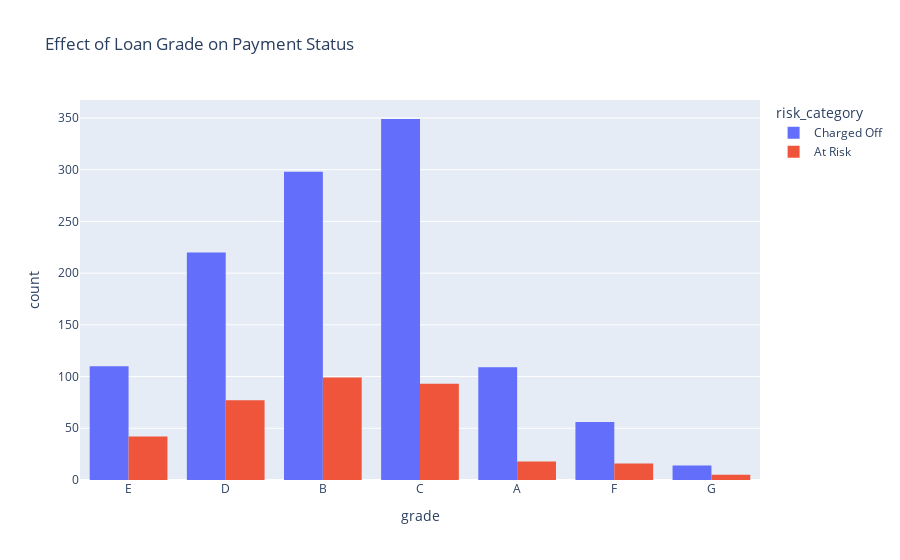
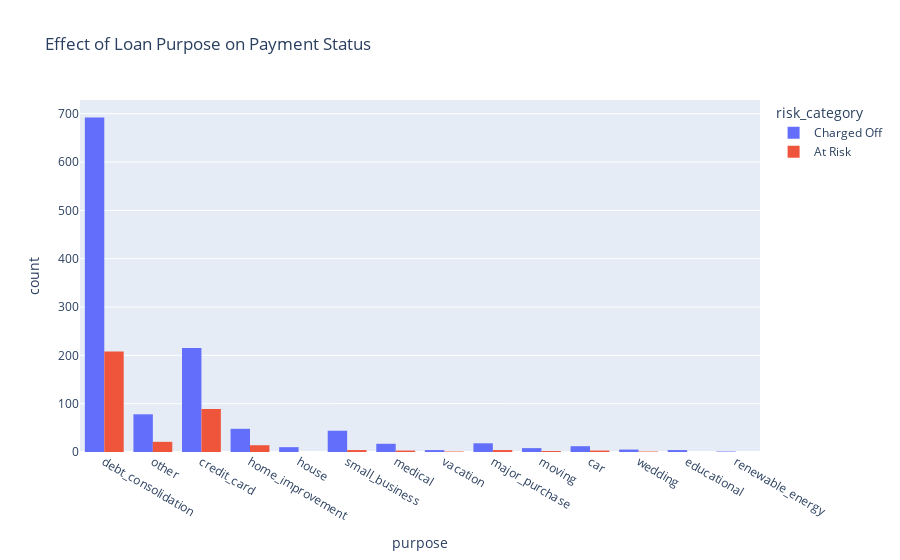
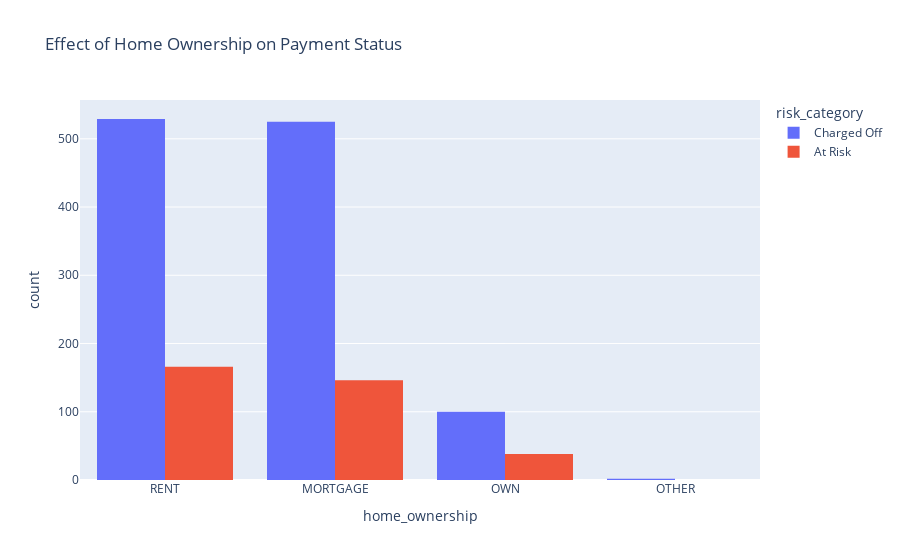

Notebook code for these charts, in order:
### Markdown cell above
#### Indicators of loss

### Code cell
from data_visualiser import DataVisualiser

analysis = DataVisualiser(df)
analysis.loan_indicators()

### Figure 1 — Plotly figure (JSON) as saved in the notebook; plotly's stock layout.template omitted (floating-point values rounded to 4 significant figures; data arrays with more than 128 entries replaced by an {"elided": "..."} marker saying what was removed)
{"data": [{"alignmentgroup": "True", "bingroup": "x", "hovertemplate": "risk_category=Charged Off<br>grade=%{x}<br>count=%{y}<extra></extra>", "legendgroup": "Charged Off", "marker": {"color": "#636efa", "pattern": {"shape": ""}}, "name": "Charged Off", "offsetgroup": "Charged Off", "orientation": "v", "showlegend": true, "type": "histogram", "x": {"elided": "1156 str values"}, "xaxis": "x", "yaxis": "y"}, {"alignmentgroup": "True", "bingroup": "x", "hovertemplate": "risk_category=At Risk<br>grade=%{x}<br>count=%{y}<extra></extra>", "legendgroup": "At Risk", "marker": {"color": "#EF553B", "pattern": {"shape": ""}}, "name": "At Risk", "offsetgroup": "At Risk", "orientation": "v", "showlegend": true, "type": "histogram", "x": {"elided": "350 str values"}, "xaxis": "x", "yaxis": "y"}], "layout": {"barmode": "group", "legend": {"title": {"text": "risk_category"}, "tracegroupgap": 0}, "title": {"text": "Effect of Loan Grade on Payment Status"}, "xaxis": {"anchor": "y", "domain": [0, 1], "title": {"text": "grade"}}, "yaxis": {"anchor": "x", "domain": [0, 1], "title": {"text": "count"}}}}

### Figure 2 — Plotly figure (JSON) as saved in the notebook; plotly's stock layout.template omitted (floating-point values rounded to 4 significant figures; data arrays with more than 128 entries replaced by an {"elided": "..."} marker saying what was removed)
{"data": [{"alignmentgroup": "True", "bingroup": "x", "hovertemplate": "risk_category=Charged Off<br>purpose=%{x}<br>count=%{y}<extra></extra>", "legendgroup": "Charged Off", "marker": {"color": "#636efa", "pattern": {"shape": ""}}, "name": "Charged Off", "offsetgroup": "Charged Off", "orientation": "v", "showlegend": true, "type": "histogram", "x": {"elided": "1156 str values"}, "xaxis": "x", "yaxis": "y"}, {"alignmentgroup": "True", "bingroup": "x", "hovertemplate": "risk_category=At Risk<br>purpose=%{x}<br>count=%{y}<extra></extra>", "legendgroup": "At Risk", "marker": {"color": "#EF553B", "pattern": {"shape": ""}}, "name": "At Risk", "offsetgroup": "At Risk", "orientation": "v", "showlegend": true, "type": "histogram", "x": {"elided": "350 str values"}, "xaxis": "x", "yaxis": "y"}], "layout": {"barmode": "group", "legend": {"title": {"text": "risk_category"}, "tracegroupgap": 0}, "title": {"text": "Effect of Loan Purpose on Payment Status"}, "xaxis": {"anchor": "y", "domain": [0, 1], "title": {"text": "purpose"}}, "yaxis": {"anchor": "x", "domain": [0, 1], "title": {"text": "count"}}}}

### Figure 3 — Plotly figure (JSON) as saved in the notebook; plotly's stock layout.template omitted (floating-point values rounded to 4 significant figures; data arrays with more than 128 entries replaced by an {"elided": "..."} marker saying what was removed)
{"data": [{"alignmentgroup": "True", "bingroup": "x", "hovertemplate": "risk_category=Charged Off<br>home_ownership=%{x}<br>count=%{y}<extra></extra>", "legendgroup": "Charged Off", "marker": {"color": "#636efa", "pattern": {"shape": ""}}, "name": "Charged Off", "offsetgroup": "Charged Off", "orientation": "v", "showlegend": true, "type": "histogram", "x": {"elided": "1156 str values"}, "xaxis": "x", "yaxis": "y"}, {"alignmentgroup": "True", "bingroup": "x", "hovertemplate": "risk_category=At Risk<br>home_ownership=%{x}<br>count=%{y}<extra></extra>", "legendgroup": "At Risk", "marker": {"color": "#EF553B", "pattern": {"shape": ""}}, "name": "At Risk", "offsetgroup": "At Risk", "orientation": "v", "showlegend": true, "type": "histogram", "x": {"elided": "350 str values"}, "xaxis": "x", "yaxis": "y"}], "layout": {"barmode": "group", "legend": {"title": {"text": "risk_category"}, "tracegroupgap": 0}, "title": {"text": "Effect of Home Ownership on Payment Status"}, "xaxis": {"anchor": "y", "domain": [0, 1], "title": {"text": "home_ownership"}}, "yaxis": {"anchor": "x", "domain": [0, 1], "title": {"text": "count"}}}}
